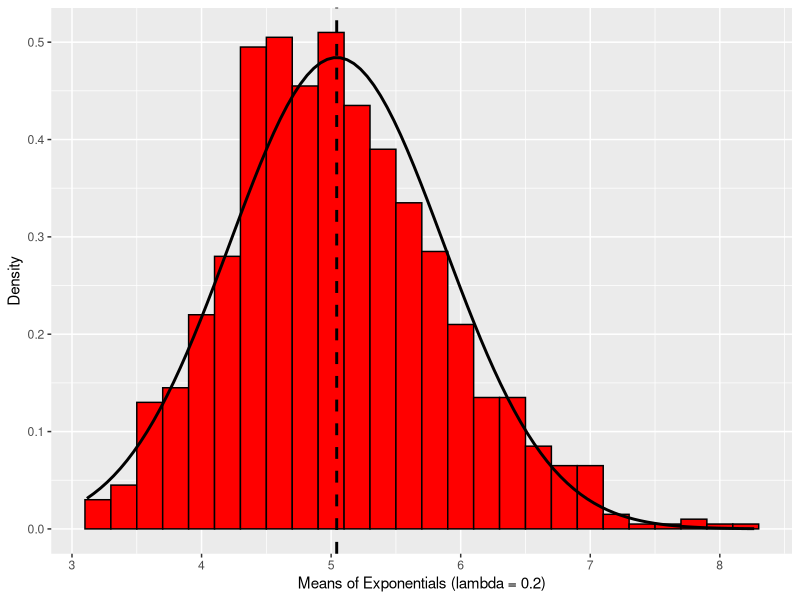
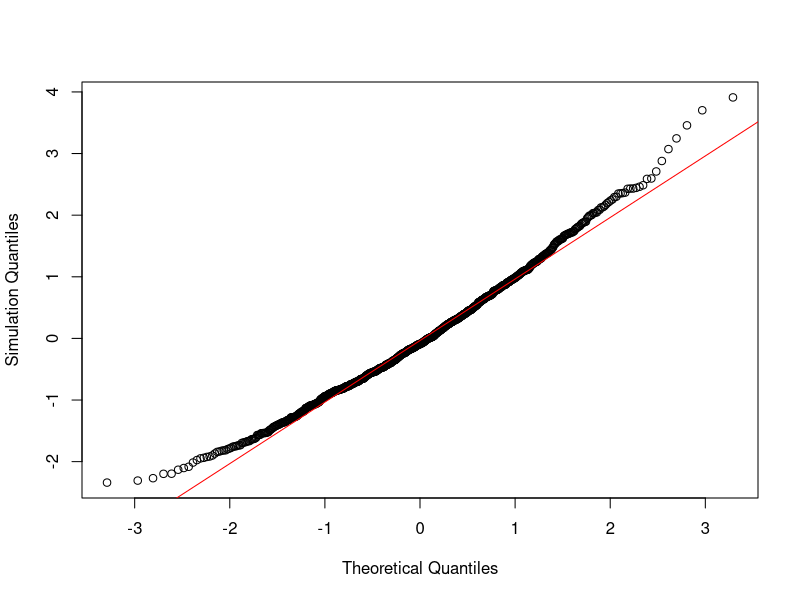

The R source for these figures, in order:
## ---- chunk 1
# load packages
if(!is.element("ggplot2", installed.packages()[,1])){
    install.packages("ggplot2", repos="http://cran.rstudio.com/")
}
library(ggplot2)
## ---- chunk 2
set.seed(5)
lambda <- 0.2; 
expon <- 40; 
sim <- 1000
data <- data.frame(
    x  = apply(matrix(rexp(expon * sim, lambda), sim), 1, mean),
    sz = factor(rep(expon, sim)))
## ---- chunk 3
sim_mean <- mean(data$x);
theo_mean <- 1/lambda;
c("Simulation Mean"=sim_mean, "Theoretical Mean"=theo_mean)
## ---- chunk 4
sim_variance <- sd(data$x); 
theo_variance <- (1/lambda) / sqrt(expon);
c("Simulated Variance"=sim_variance, "Theoretical Variance"=theo_variance)
## ---- chunk 5
g <- ggplot(data, aes(x = x)) + 
    ylab("Density") +
    xlab("Means of Exponentials (lambda = 0.2)")
g <- g + geom_histogram(binwidth=.2, colour="black",
                      fill="red", aes(y = ..density..)) 
g <- g + stat_function(fun = dnorm, size = 1, args = list(sim_mean, sim_variance))
    g + geom_vline(aes(xintercept=sim_mean), linetype="dashed", size=1)
## ---- chunk 6
qqx <- (data$x - sim_mean) / sim_variance
qqnorm(qqx, ylab = "Simulation Quantiles", xlab = "Theoretical Quantiles", main="")
qqline(qqx, col=I('red'))
